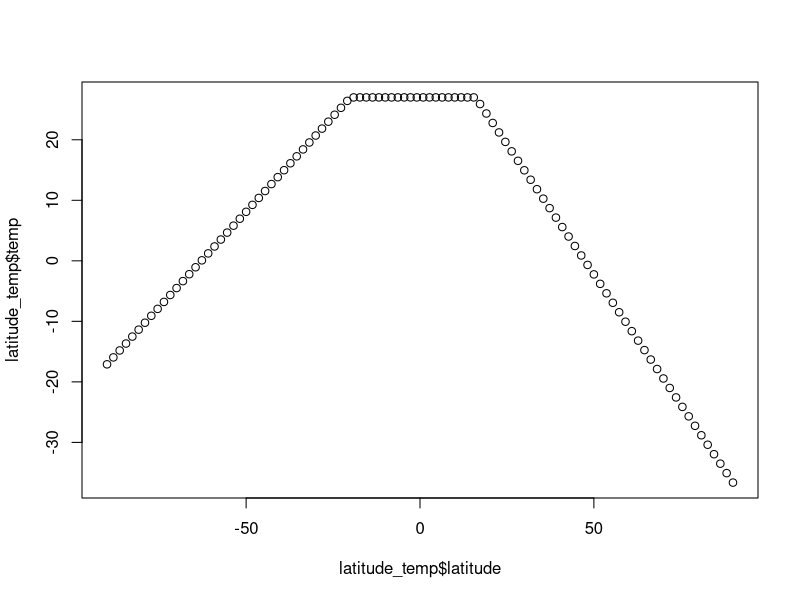
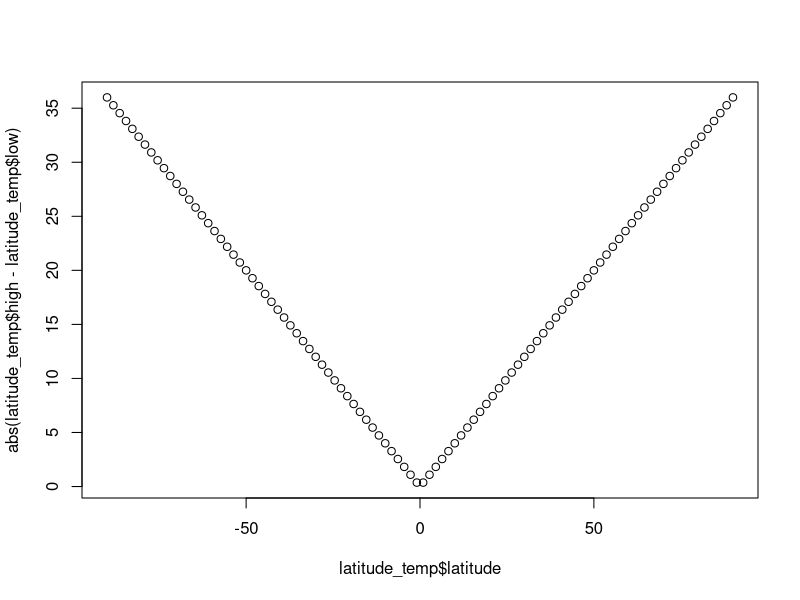

The R source for these figures, in order: (Note: this script raises an error after producing the figures.)
#http://www-das.uwyo.edu/~geerts/cwx/notes/chap16/geo_clim.html 
#sketchy sources but vaguely reasonable results 
#london -51.5 degrees N 
#not using anymore
latitudes<-seq(-90,90,length.out = 100)
#directions<-c(rep("N",length(latitudes)/2),rep("S",length(latitudes)/2))
latitude_temp<-data.frame(matrix(nrow=100,ncol=5))
colnames(latitude_temp)<-c("latitude","low","high","temp","peak")
latitude_temp$latitude<-latitudes
#latitude_temp$direction<-directions
latitude_temp$low<-NA
latitude_temp$high<-NA
latitude_temp$temp<-NA
latitude_temp$peak<-NA

for (i in 1:nrow(latitude_temp)){
  #direction<-latitude_temp$direction[i]
  degrees<-latitude_temp$latitude[i]
  if (degrees>0){
    lat_difference<-degrees-16
    if (lat_difference<0){
      lat_difference<-0
     }
  temp<-27-0.86*lat_difference
  peak<-197
  }
  if (degrees<0){
    lat_difference<-abs(degrees)-20
   if (lat_difference<0){
      lat_difference<-0
     }
  temp<-27-0.63*lat_difference
  peak<-16
  }

range<-0.4*abs(degrees)
high<-temp+range/2
low<-temp-range/2
latitude_temp$low[i]<-low
latitude_temp$high[i]<-high
latitude_temp$temp[i]<-temp
latitude_temp$peak[i]<-peak


}
plot(latitude_temp$latitude,latitude_temp$temp)
plot(latitude_temp$latitude,abs(latitude_temp$high-latitude_temp$low))

write.csv(latitude_temp,"../../Data/simulated_latitude_temp.csv")


read.csv("../../Data/simulated_latitude_temp.csv")
